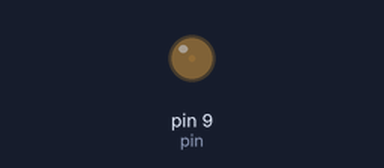
This sketch was run on a simulated Arduino Uno, built with avr-gcc and run on an emulated ATmega328P. Parts: output pins drawn as LEDs (lit = HIGH).

Above: at 0.05 s.
At 3.45 s:
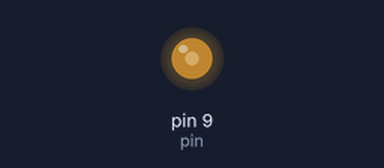
At 6.95 s:
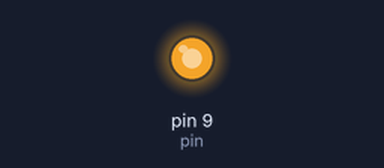
At 13.85 s:
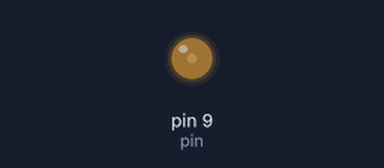
Timing chart, 0 to 20.0 s (numbered marks = the images above):
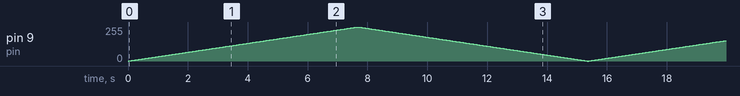

The sketch:

fading_for_loop.ino
```cpp
int pin = 9;

void setup() {
  // put your setup code here, to run once:
  pinMode(pin, OUTPUT);
}

void loop() {
  // put your main code here, to run repeatedly:
  int i;
  for(i = 0; i < 256; i++)
  {
    analogWrite(pin, i);
    delay(30);
  }
  for(i = 255; i >= 0; i--)
  {
    analogWrite(pin, i);
    delay(30);
  }
}
```
